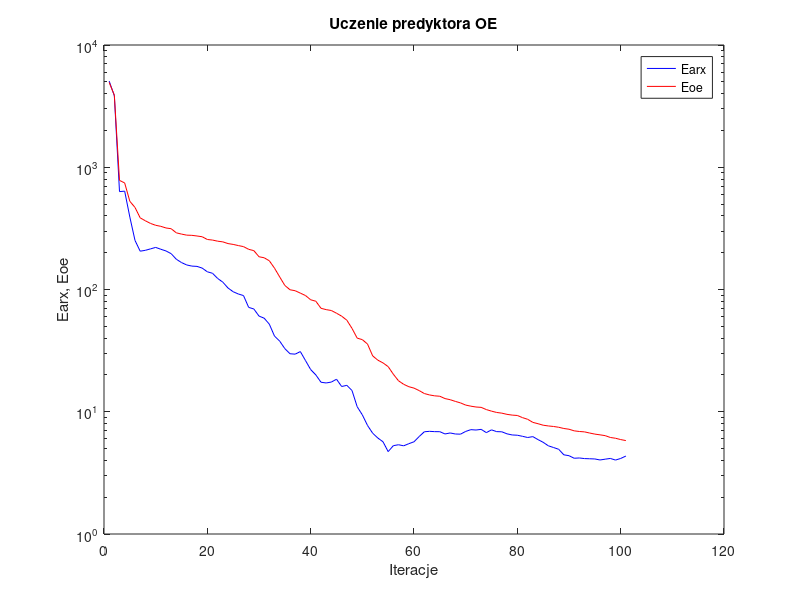
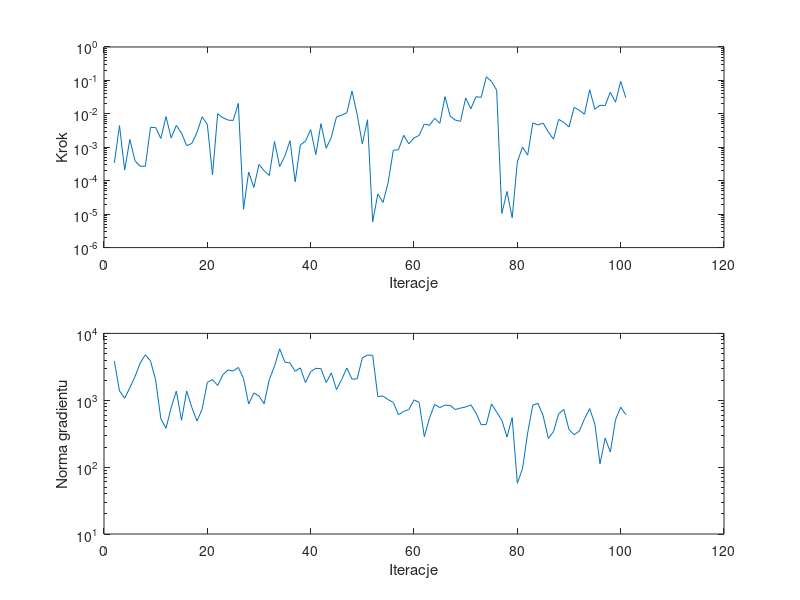

These charts were generated, in order, by the following MATLAB code:
%uczenie predyktora oe
clear all;
n=0; farx(n+1)=5.065285e+003; foe(n+1)=4.941491e+003; wspucz(n+1)=0.000000e+000; ng(n+1)=0.000000e+000;
%odnowa zmiennej metryki
n=1; farx(n+1)=3.845512e+003; foe(n+1)=3.889104e+003; krok(n+1)=3.423805e-004; ng(n+1)=3.842243e+003;
n=2; farx(n+1)=6.320370e+002; foe(n+1)=7.807419e+002; krok(n+1)=4.449709e-003; ng(n+1)=1.377412e+003;
n=3; farx(n+1)=6.374010e+002; foe(n+1)=7.440702e+002; krok(n+1)=2.084136e-004; ng(n+1)=1.075444e+003;
n=4; farx(n+1)=3.913427e+002; foe(n+1)=5.267414e+002; krok(n+1)=1.721185e-003; ng(n+1)=1.534574e+003;
n=5; farx(n+1)=2.521079e+002; foe(n+1)=4.691776e+002; krok(n+1)=3.949694e-004; ng(n+1)=2.261261e+003;
n=6; farx(n+1)=2.058004e+002; foe(n+1)=3.857435e+002; krok(n+1)=2.702675e-004; ng(n+1)=3.598726e+003;
n=7; farx(n+1)=2.091918e+002; foe(n+1)=3.648859e+002; krok(n+1)=2.698173e-004; ng(n+1)=4.792193e+003;
n=8; farx(n+1)=2.149188e+002; foe(n+1)=3.471042e+002; krok(n+1)=3.966104e-003; ng(n+1)=3.876970e+003;
n=9; farx(n+1)=2.209794e+002; foe(n+1)=3.351449e+002; krok(n+1)=3.891067e-003; ng(n+1)=2.000508e+003;
n=10; farx(n+1)=2.133837e+002; foe(n+1)=3.286220e+002; krok(n+1)=1.830478e-003; ng(n+1)=5.286281e+002;
n=11; farx(n+1)=2.066962e+002; foe(n+1)=3.186409e+002; krok(n+1)=8.300976e-003; ng(n+1)=3.801729e+002;
n=12; farx(n+1)=1.963427e+002; foe(n+1)=3.142477e+002; krok(n+1)=1.900524e-003; ng(n+1)=7.783319e+002;
n=13; farx(n+1)=1.767602e+002; foe(n+1)=2.907318e+002; krok(n+1)=4.520892e-003; ng(n+1)=1.374161e+003;
n=14; farx(n+1)=1.660989e+002; foe(n+1)=2.840034e+002; krok(n+1)=2.660052e-003; ng(n+1)=5.021257e+002;
n=15; farx(n+1)=1.588183e+002; foe(n+1)=2.783881e+002; krok(n+1)=1.118523e-003; ng(n+1)=1.376962e+003;
n=16; farx(n+1)=1.554122e+002; foe(n+1)=2.773966e+002; krok(n+1)=1.307219e-003; ng(n+1)=7.812991e+002;
n=17; farx(n+1)=1.545685e+002; foe(n+1)=2.739959e+002; krok(n+1)=2.778799e-003; ng(n+1)=4.885670e+002;
n=18; farx(n+1)=1.496831e+002; foe(n+1)=2.701151e+002; krok(n+1)=8.180929e-003; ng(n+1)=7.426160e+002;
n=19; farx(n+1)=1.395696e+002; foe(n+1)=2.565336e+002; krok(n+1)=4.830641e-003; ng(n+1)=1.853574e+003;
n=20; farx(n+1)=1.357616e+002; foe(n+1)=2.537515e+002; krok(n+1)=1.486449e-004; ng(n+1)=2.038008e+003;
n=21; farx(n+1)=1.231136e+002; foe(n+1)=2.484449e+002; krok(n+1)=1.004449e-002; ng(n+1)=1.663771e+003;
n=22; farx(n+1)=1.147835e+002; foe(n+1)=2.452749e+002; krok(n+1)=7.671715e-003; ng(n+1)=2.400228e+003;
n=23; farx(n+1)=1.028831e+002; foe(n+1)=2.375144e+002; krok(n+1)=6.506258e-003; ng(n+1)=2.838265e+003;
n=24; farx(n+1)=9.588927e+001; foe(n+1)=2.337870e+002; krok(n+1)=6.349841e-003; ng(n+1)=2.734004e+003;
n=25; farx(n+1)=9.189541e+001; foe(n+1)=2.287619e+002; krok(n+1)=2.054980e-002; ng(n+1)=3.103380e+003;
%odnowa zmiennej metryki
n=26; farx(n+1)=8.920605e+001; foe(n+1)=2.243173e+002; krok(n+1)=1.404624e-005; ng(n+1)=2.121967e+003;
n=27; farx(n+1)=7.141283e+001; foe(n+1)=2.131478e+002; krok(n+1)=1.821498e-004; ng(n+1)=8.805681e+002;
n=28; farx(n+1)=6.928782e+001; foe(n+1)=2.079609e+002; krok(n+1)=6.291931e-005; ng(n+1)=1.284633e+003;
n=29; farx(n+1)=6.062429e+001; foe(n+1)=1.853328e+002; krok(n+1)=3.072763e-004; ng(n+1)=1.158209e+003;
n=30; farx(n+1)=5.826018e+001; foe(n+1)=1.817972e+002; krok(n+1)=1.976315e-004; ng(n+1)=8.877083e+002;
n=31; farx(n+1)=5.203870e+001; foe(n+1)=1.717142e+002; krok(n+1)=1.439566e-004; ng(n+1)=2.046667e+003;
n=32; farx(n+1)=4.157237e+001; foe(n+1)=1.494924e+002; krok(n+1)=1.495556e-003; ng(n+1)=3.229600e+003;
n=33; farx(n+1)=3.784049e+001; foe(n+1)=1.268219e+002; krok(n+1)=2.661414e-004; ng(n+1)=5.886420e+003;
n=34; farx(n+1)=3.283088e+001; foe(n+1)=1.079360e+002; krok(n+1)=5.405350e-004; ng(n+1)=3.730706e+003;
n=35; farx(n+1)=2.982022e+001; foe(n+1)=9.952170e+001; krok(n+1)=1.575776e-003; ng(n+1)=3.609143e+003;
n=36; farx(n+1)=2.959153e+001; foe(n+1)=9.771512e+001; krok(n+1)=9.290537e-005; ng(n+1)=2.715375e+003;
n=37; farx(n+1)=3.106293e+001; foe(n+1)=9.340511e+001; krok(n+1)=1.169591e-003; ng(n+1)=3.047217e+003;
n=38; farx(n+1)=2.622593e+001; foe(n+1)=8.925971e+001; krok(n+1)=1.532691e-003; ng(n+1)=1.834338e+003;
n=39; farx(n+1)=2.213549e+001; foe(n+1)=8.241458e+001; krok(n+1)=3.378712e-003; ng(n+1)=2.676264e+003;
n=40; farx(n+1)=2.000940e+001; foe(n+1)=8.016565e+001; krok(n+1)=6.066958e-004; ng(n+1)=3.003528e+003;
n=41; farx(n+1)=1.743352e+001; foe(n+1)=7.019206e+001; krok(n+1)=5.107684e-003; ng(n+1)=2.972507e+003;
n=42; farx(n+1)=1.720152e+001; foe(n+1)=6.844967e+001; krok(n+1)=9.349870e-004; ng(n+1)=1.840987e+003;
n=43; farx(n+1)=1.749132e+001; foe(n+1)=6.732907e+001; krok(n+1)=1.992740e-003; ng(n+1)=2.563066e+003;
n=44; farx(n+1)=1.845337e+001; foe(n+1)=6.398338e+001; krok(n+1)=8.111094e-003; ng(n+1)=1.445538e+003;
n=45; farx(n+1)=1.609121e+001; foe(n+1)=6.050506e+001; krok(n+1)=9.146433e-003; ng(n+1)=2.046352e+003;
n=46; farx(n+1)=1.644559e+001; foe(n+1)=5.608439e+001; krok(n+1)=1.076348e-002; ng(n+1)=3.039709e+003;
n=47; farx(n+1)=1.491784e+001; foe(n+1)=4.808094e+001; krok(n+1)=4.828142e-002; ng(n+1)=2.068260e+003;
n=48; farx(n+1)=1.099745e+001; foe(n+1)=4.002579e+001; krok(n+1)=9.545881e-003; ng(n+1)=2.092047e+003;
n=49; farx(n+1)=9.431554e+000; foe(n+1)=3.889153e+001; krok(n+1)=1.265711e-003; ng(n+1)=4.302140e+003;
n=50; farx(n+1)=7.729875e+000; foe(n+1)=3.580766e+001; krok(n+1)=6.669234e-003; ng(n+1)=4.744693e+003;
%odnowa zmiennej metryki
n=51; farx(n+1)=6.677908e+000; foe(n+1)=2.864606e+001; krok(n+1)=5.846756e-006; ng(n+1)=4.700049e+003;
n=52; farx(n+1)=6.095371e+000; foe(n+1)=2.642645e+001; krok(n+1)=4.041022e-005; ng(n+1)=1.135589e+003;
n=53; farx(n+1)=5.681755e+000; foe(n+1)=2.509921e+001; krok(n+1)=2.230894e-005; ng(n+1)=1.158504e+003;
n=54; farx(n+1)=4.719825e+000; foe(n+1)=2.339277e+001; krok(n+1)=8.923578e-005; ng(n+1)=1.020242e+003;
n=55; farx(n+1)=5.279783e+000; foe(n+1)=2.027738e+001; krok(n+1)=8.160960e-004; ng(n+1)=9.261563e+002;
n=56; farx(n+1)=5.372397e+000; foe(n+1)=1.792174e+001; krok(n+1)=8.471113e-004; ng(n+1)=6.077488e+002;
n=57; farx(n+1)=5.264720e+000; foe(n+1)=1.677168e+001; krok(n+1)=2.287557e-003; ng(n+1)=6.831254e+002;
n=58; farx(n+1)=5.480016e+000; foe(n+1)=1.602846e+001; krok(n+1)=1.265711e-003; ng(n+1)=7.258926e+002;
n=59; farx(n+1)=5.680628e+000; foe(n+1)=1.560799e+001; krok(n+1)=1.906580e-003; ng(n+1)=1.014859e+003;
n=60; farx(n+1)=6.269949e+000; foe(n+1)=1.489901e+001; krok(n+1)=2.275225e-003; ng(n+1)=9.285102e+002;
n=61; farx(n+1)=6.859327e+000; foe(n+1)=1.409364e+001; krok(n+1)=4.969696e-003; ng(n+1)=2.854661e+002;
n=62; farx(n+1)=6.916848e+000; foe(n+1)=1.372567e+001; krok(n+1)=4.550450e-003; ng(n+1)=5.446622e+002;
n=63; farx(n+1)=6.875919e+000; foe(n+1)=1.349586e+001; krok(n+1)=7.366454e-003; ng(n+1)=8.649480e+002;
n=64; farx(n+1)=6.869054e+000; foe(n+1)=1.339086e+001; krok(n+1)=5.214412e-003; ng(n+1)=7.766897e+002;
n=65; farx(n+1)=6.581476e+000; foe(n+1)=1.281613e+001; krok(n+1)=3.281725e-002; ng(n+1)=8.473785e+002;
n=66; farx(n+1)=6.707286e+000; foe(n+1)=1.254821e+001; krok(n+1)=8.516524e-003; ng(n+1)=8.371864e+002;
n=67; farx(n+1)=6.577890e+000; foe(n+1)=1.215383e+001; krok(n+1)=6.485153e-003; ng(n+1)=7.265839e+002;
n=68; farx(n+1)=6.556837e+000; foe(n+1)=1.181469e+001; krok(n+1)=5.997467e-003; ng(n+1)=7.637067e+002;
n=69; farx(n+1)=6.901918e+000; foe(n+1)=1.134119e+001; krok(n+1)=2.992730e-002; ng(n+1)=7.926317e+002;
n=70; farx(n+1)=7.138321e+000; foe(n+1)=1.110877e+001; krok(n+1)=1.417782e-002; ng(n+1)=8.546931e+002;
n=71; farx(n+1)=7.088097e+000; foe(n+1)=1.093467e+001; krok(n+1)=3.264474e-002; ng(n+1)=6.454963e+002;
n=72; farx(n+1)=7.177549e+000; foe(n+1)=1.086185e+001; krok(n+1)=3.105330e-002; ng(n+1)=4.292505e+002;
n=73; farx(n+1)=6.750257e+000; foe(n+1)=1.041869e+001; krok(n+1)=1.282857e-001; ng(n+1)=4.371743e+002;
n=74; farx(n+1)=7.110715e+000; foe(n+1)=1.011511e+001; krok(n+1)=9.353615e-002; ng(n+1)=8.830500e+002;
n=75; farx(n+1)=6.877606e+000; foe(n+1)=9.867892e+000; krok(n+1)=5.101860e-002; ng(n+1)=6.667602e+002;
%odnowa zmiennej metryki
n=76; farx(n+1)=6.854984e+000; foe(n+1)=9.739591e+000; krok(n+1)=1.051121e-005; ng(n+1)=5.022445e+002;
n=77; farx(n+1)=6.597155e+000; foe(n+1)=9.522498e+000; krok(n+1)=4.766085e-005; ng(n+1)=2.819549e+002;
n=78; farx(n+1)=6.459463e+000; foe(n+1)=9.388617e+000; krok(n+1)=7.803699e-006; ng(n+1)=5.506167e+002;
n=79; farx(n+1)=6.426431e+000; foe(n+1)=9.323491e+000; krok(n+1)=3.643472e-004; ng(n+1)=5.734776e+001;
n=80; farx(n+1)=6.296356e+000; foe(n+1)=8.951840e+000; krok(n+1)=1.022616e-003; ng(n+1)=9.455035e+001;
n=81; farx(n+1)=6.156924e+000; foe(n+1)=8.675590e+000; krok(n+1)=5.817002e-004; ng(n+1)=3.256366e+002;
n=82; farx(n+1)=6.259923e+000; foe(n+1)=8.187637e+000; krok(n+1)=5.355898e-003; ng(n+1)=8.493795e+002;
n=83; farx(n+1)=5.918135e+000; foe(n+1)=7.984491e+000; krok(n+1)=4.658504e-003; ng(n+1)=8.979322e+002;
n=84; farx(n+1)=5.624442e+000; foe(n+1)=7.760904e+000; krok(n+1)=5.282547e-003; ng(n+1)=5.842428e+002;
n=85; farx(n+1)=5.265721e+000; foe(n+1)=7.654202e+000; krok(n+1)=2.855545e-003; ng(n+1)=2.679805e+002;
n=86; farx(n+1)=5.099635e+000; foe(n+1)=7.579121e+000; krok(n+1)=1.745241e-003; ng(n+1)=3.406617e+002;
n=87; farx(n+1)=4.932803e+000; foe(n+1)=7.466668e+000; krok(n+1)=6.853004e-003; ng(n+1)=6.278648e+002;
n=88; farx(n+1)=4.444275e+000; foe(n+1)=7.296030e+000; krok(n+1)=5.557598e-003; ng(n+1)=7.275701e+002;
n=89; farx(n+1)=4.370542e+000; foe(n+1)=7.195701e+000; krok(n+1)=4.054148e-003; ng(n+1)=3.636522e+002;
n=90; farx(n+1)=4.165504e+000; foe(n+1)=6.980560e+000; krok(n+1)=1.559909e-002; ng(n+1)=3.052466e+002;
n=91; farx(n+1)=4.187690e+000; foe(n+1)=6.895689e+000; krok(n+1)=1.274938e-002; ng(n+1)=3.461620e+002;
n=92; farx(n+1)=4.139152e+000; foe(n+1)=6.846439e+000; krok(n+1)=9.748751e-003; ng(n+1)=5.276600e+002;
n=93; farx(n+1)=4.125529e+000; foe(n+1)=6.697625e+000; krok(n+1)=5.286105e-002; ng(n+1)=7.501907e+002;
n=94; farx(n+1)=4.110313e+000; foe(n+1)=6.564059e+000; krok(n+1)=1.370601e-002; ng(n+1)=4.428954e+002;
n=95; farx(n+1)=4.032160e+000; foe(n+1)=6.474767e+000; krok(n+1)=1.809047e-002; ng(n+1)=1.121082e+002;
n=96; farx(n+1)=4.093202e+000; foe(n+1)=6.376682e+000; krok(n+1)=1.771116e-002; ng(n+1)=2.719665e+002;
n=97; farx(n+1)=4.150595e+000; foe(n+1)=6.161487e+000; krok(n+1)=4.438543e-002; ng(n+1)=1.683998e+002;
n=98; farx(n+1)=4.025531e+000; foe(n+1)=6.070785e+000; krok(n+1)=2.223039e-002; ng(n+1)=5.111208e+002;
n=99; farx(n+1)=4.148252e+000; foe(n+1)=5.922735e+000; krok(n+1)=9.363811e-002; ng(n+1)=7.877046e+002;
n=100; farx(n+1)=4.341144e+000; foe(n+1)=5.810770e+000; krok(n+1)=3.043820e-002; ng(n+1)=6.089991e+002;

figure; semilogy(farx,'b'); hold on; semilogy(foe,'r'); xlabel('Iteracje'); ylabel('Earx, Eoe'); legend('Earx','Eoe'); title('Uczenie predyktora OE');
figure; subplot(2,1,1); semilogy(krok); xlabel('Iteracje'); ylabel('Krok');
subplot(2,1,2); semilogy(ng); xlabel('Iteracje'); ylabel('Norma gradientu');
Earx=farx(n+1)
Eoe=foe(n+1)
